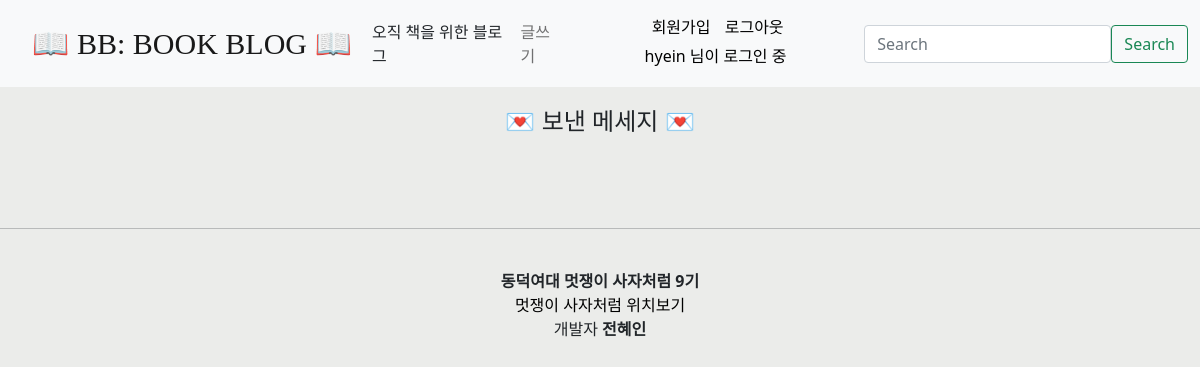
The app's page /chatting/chat_send (signed in), older data.
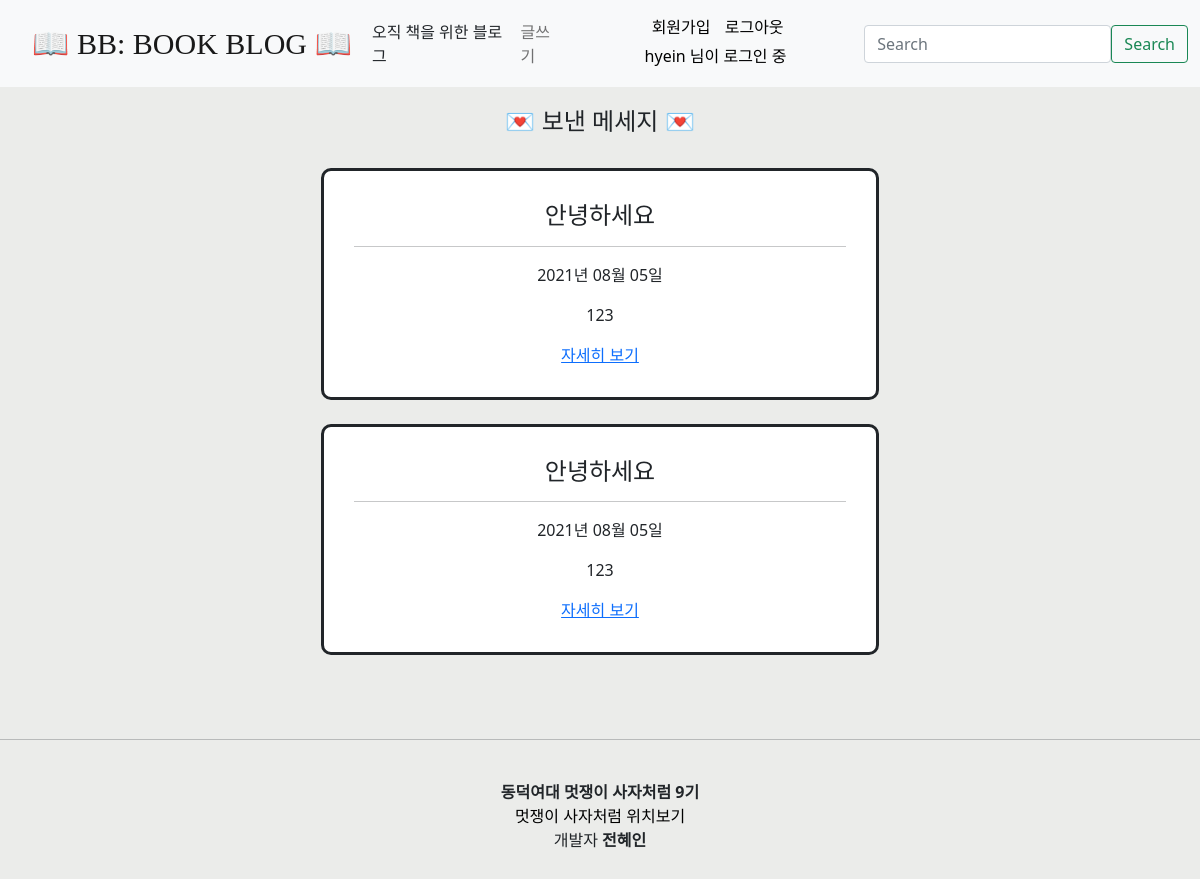
The same page, newer data.
### chatting/models.py (models this page shows, shortened)
class Message(models.Model):
    title = models.CharField(max_length=200)
    receiver = models.CharField(max_length=100)
    sender = models.CharField(max_length=100)
    pub_date = models.DateTimeField('date published')
    body = models.TextField()
    def summary(self):
        return self.body[:100]

### chatting/views.py (the view)
# urls.py: path('chat_send', send_message, name='chat_send'),
def send_message(request):
    chats = Message.objects.filter( sender = request.user ) # 내가 보낸 것만 필터링
    return render(request, "chat_send.html", {'chats': chats})

### chatting/templates/chat_send.html (shortened to what this page needs)
{% extends 'base.html' %}
{% block content %}
<h4>💌 보낸 메세지 💌</h4>
<br>
{% for chat in chats.all %}
<div class="container2">
    <div class="">
      <div class="">
        <h4>{{ chat.title }}</h4>
        <hr>
        <p>{{ chat.pub_date | date:"Y년 m월 d일" }}</p>
        <p>{{ chat.summary }}</p>
        <a href="{% url 'chat_detail' chat.id %}"> 자세히 보기</a>
      </div>
    </div>
</div>
<br>
{% endfor %}
{% endblock %}

Row changes from the older to the newer data that the page shows:
added Message: title "안녕하세요", pub_date "2021년 08월 05일", summary "123"
added Message: title "안녕하세요", pub_date "2021년 08월 05일", summary "123"
